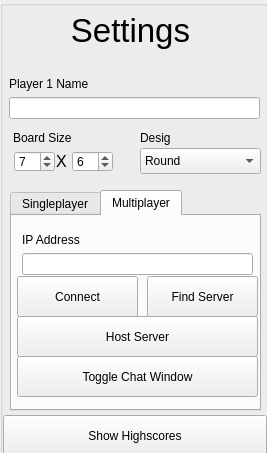
<?xml version="1.0" encoding="UTF-8"?>
<ui version="4.0">
 <class>SettingsWidget</class>
 <widget class="QWidget" name="SettingsWidget">
  <property name="geometry">
   <rect>
    <x>0</x>
    <y>0</y>
    <width>267</width>
    <height>453</height>
   </rect>
  </property>
  <property name="maximumSize">
   <size>
    <width>500</width>
    <height>16777215</height>
   </size>
  </property>
  <property name="windowTitle">
   <string>Form</string>
  </property>
  <widget class="QWidget" name="verticalLayoutWidget">
   <property name="geometry">
    <rect>
     <x>9</x>
     <y>70</y>
     <width>251</width>
     <height>49</height>
    </rect>
   </property>
   <layout class="QVBoxLayout" name="playerOneLayout">
    <property name="spacing">
     <number>0</number>
    </property>
    <item>
     <widget class="QLabel" name="playerOneNameLabel">
      <property name="font">
       <font>
        <family>Helvetica</family>
       </font>
      </property>
      <property name="text">
       <string>Player 1 Name</string>
      </property>
     </widget>
    </item>
    <item>
     <widget class="QLineEdit" name="playerOneName"/>
    </item>
   </layout>
  </widget>
  <widget class="QLabel" name="label_3">
   <property name="geometry">
    <rect>
     <x>13</x>
     <y>127</y>
     <width>121</width>
     <height>21</height>
    </rect>
   </property>
   <property name="font">
    <font>
     <family>Helvetica</family>
    </font>
   </property>
   <property name="text">
    <string>Board Size</string>
   </property>
  </widget>
  <widget class="QLabel" name="label_4">
   <property name="geometry">
    <rect>
     <x>10</x>
     <y>10</y>
     <width>241</width>
     <height>41</height>
    </rect>
   </property>
   <property name="font">
    <font>
     <family>Helvetica</family>
     <pointsize>25</pointsize>
     <kerning>true</kerning>
    </font>
   </property>
   <property name="text">
    <string>Settings</string>
   </property>
   <property name="alignment">
    <set>Qt::AlignCenter</set>
   </property>
  </widget>
  <widget class="QGroupBox" name="groupBox">
   <property name="geometry">
    <rect>
     <x>0</x>
     <y>0</y>
     <width>271</width>
     <height>461</height>
    </rect>
   </property>
   <property name="title">
    <string/>
   </property>
   <widget class="QSpinBox" name="ySize">
    <property name="geometry">
     <rect>
      <x>72</x>
      <y>151</y>
      <width>41</width>
      <height>21</height>
     </rect>
    </property>
    <property name="font">
     <font>
      <family>Helvetica</family>
     </font>
    </property>
    <property name="minimum">
     <number>5</number>
    </property>
    <property name="maximum">
     <number>9</number>
    </property>
    <property name="value">
     <number>6</number>
    </property>
   </widget>
   <widget class="QLabel" name="label_5">
    <property name="geometry">
     <rect>
      <x>51</x>
      <y>151</y>
      <width>21</width>
      <height>21</height>
     </rect>
    </property>
    <property name="font">
     <font>
      <family>Helvetica</family>
      <pointsize>12</pointsize>
     </font>
    </property>
    <property name="text">
     <string>X</string>
    </property>
    <property name="alignment">
     <set>Qt::AlignCenter</set>
    </property>
   </widget>
   <widget class="QSpinBox" name="xSize">
    <property name="geometry">
     <rect>
      <x>14</x>
      <y>151</y>
      <width>41</width>
      <height>21</height>
     </rect>
    </property>
    <property name="font">
     <font>
      <family>Helvetica</family>
     </font>
    </property>
    <property name="minimum">
     <number>5</number>
    </property>
    <property name="maximum">
     <number>9</number>
    </property>
    <property name="value">
     <number>7</number>
    </property>
   </widget>
   <widget class="QComboBox" name="comboBox">
    <property name="geometry">
     <rect>
      <x>140</x>
      <y>148</y>
      <width>121</width>
      <height>26</height>
     </rect>
    </property>
    <property name="font">
     <font>
      <family>Helvetica</family>
     </font>
    </property>
    <item>
     <property name="text">
      <string>Round</string>
     </property>
    </item>
    <item>
     <property name="text">
      <string>Squared</string>
     </property>
    </item>
    <item>
     <property name="text">
      <string>Triangle</string>
     </property>
    </item>
   </widget>
   <widget class="QLabel" name="label_6">
    <property name="geometry">
     <rect>
      <x>140</x>
      <y>127</y>
      <width>121</width>
      <height>21</height>
     </rect>
    </property>
    <property name="font">
     <font>
      <family>Helvetica</family>
     </font>
    </property>
    <property name="text">
     <string>Desig</string>
    </property>
   </widget>
  </widget>
  <widget class="QPushButton" name="highScoreButtonPressed">
   <property name="geometry">
    <rect>
     <x>3</x>
     <y>415</y>
     <width>264</width>
     <height>41</height>
    </rect>
   </property>
   <property name="font">
    <font>
     <family>Helvetica</family>
    </font>
   </property>
   <property name="text">
    <string>Show Highscores</string>
   </property>
  </widget>
  <widget class="QTabWidget" name="tabWidget">
   <property name="geometry">
    <rect>
     <x>10</x>
     <y>190</y>
     <width>251</width>
     <height>221</height>
    </rect>
   </property>
   <property name="font">
    <font>
     <family>Helvetica</family>
    </font>
   </property>
   <property name="tabPosition">
    <enum>QTabWidget::North</enum>
   </property>
   <property name="currentIndex">
    <number>1</number>
   </property>
   <property name="iconSize">
    <size>
     <width>16</width>
     <height>16</height>
    </size>
   </property>
   <property name="elideMode">
    <enum>Qt::ElideNone</enum>
   </property>
   <widget class="QWidget" name="offline">
    <attribute name="title">
     <string>Singleplayer</string>
    </attribute>
    <widget class="QCheckBox" name="aiCheckbox">
     <property name="geometry">
      <rect>
       <x>10</x>
       <y>10</y>
       <width>231</width>
       <height>17</height>
      </rect>
     </property>
     <property name="layoutDirection">
      <enum>Qt::LeftToRight</enum>
     </property>
     <property name="text">
      <string>Use AI</string>
     </property>
    </widget>
    <widget class="QCheckBox" name="aiBeginsCheckbox">
     <property name="enabled">
      <bool>false</bool>
     </property>
     <property name="geometry">
      <rect>
       <x>10</x>
       <y>30</y>
       <width>231</width>
       <height>17</height>
      </rect>
     </property>
     <property name="text">
      <string>AI Begins</string>
     </property>
    </widget>
    <widget class="QPushButton" name="startGameButton">
     <property name="geometry">
      <rect>
       <x>4</x>
       <y>152</y>
       <width>238</width>
       <height>40</height>
      </rect>
     </property>
     <property name="text">
      <string>Start Game</string>
     </property>
    </widget>
    <widget class="QWidget" name="verticalLayoutWidget_2">
     <property name="geometry">
      <rect>
       <x>10</x>
       <y>90</y>
       <width>160</width>
       <height>49</height>
      </rect>
     </property>
     <layout class="QVBoxLayout" name="playerTwoLayout">
      <property name="spacing">
       <number>0</number>
      </property>
      <item>
       <widget class="QLabel" name="playerTwoNameLabel">
        <property name="enabled">
         <bool>true</bool>
        </property>
        <property name="text">
         <string>Player 2 Name</string>
        </property>
       </widget>
      </item>
      <item>
       <widget class="QLineEdit" name="playerTwoName">
        <property name="enabled">
         <bool>true</bool>
        </property>
       </widget>
      </item>
     </layout>
    </widget>
    <widget class="QWidget" name="horizontalLayoutWidget">
     <property name="geometry">
      <rect>
       <x>10</x>
       <y>50</y>
       <width>231</width>
       <height>41</height>
      </rect>
     </property>
     <layout class="QHBoxLayout" name="aiStrengthLayout">
      <item>
       <widget class="QLabel" name="aiStrengthLabel">
        <property name="enabled">
         <bool>false</bool>
        </property>
        <property name="text">
         <string>AI strength</string>
        </property>
       </widget>
      </item>
      <item>
       <widget class="QComboBox" name="aiStrengthComboBox">
        <property name="enabled">
         <bool>false</bool>
        </property>
        <item>
         <property name="text">
          <string>Easy</string>
         </property>
        </item>
        <item>
         <property name="text">
          <string>Medium</string>
         </property>
        </item>
        <item>
         <property name="text">
          <string>Hard</string>
         </property>
        </item>
       </widget>
      </item>
     </layout>
    </widget>
   </widget>
   <widget class="QWidget" name="online">
    <attribute name="title">
     <string>Multiplayer</string>
    </attribute>
    <widget class="QWidget" name="verticalLayoutWidget_3">
     <property name="geometry">
      <rect>
       <x>10</x>
       <y>10</y>
       <width>231</width>
       <height>49</height>
      </rect>
     </property>
     <layout class="QVBoxLayout" name="ipAddressLayout">
      <property name="spacing">
       <number>0</number>
      </property>
      <item>
       <widget class="QLabel" name="ipAddressLabel">
        <property name="enabled">
         <bool>true</bool>
        </property>
        <property name="text">
         <string>IP Address</string>
        </property>
       </widget>
      </item>
      <item>
       <widget class="QLineEdit" name="ipAddress">
        <property name="enabled">
         <bool>true</bool>
        </property>
       </widget>
      </item>
     </layout>
    </widget>
    <widget class="QPushButton" name="connectButton">
     <property name="geometry">
      <rect>
       <x>5</x>
       <y>60</y>
       <width>121</width>
       <height>41</height>
      </rect>
     </property>
     <property name="text">
      <string>Connect</string>
     </property>
    </widget>
    <widget class="QPushButton" name="hostServerButton">
     <property name="geometry">
      <rect>
       <x>5</x>
       <y>100</y>
       <width>241</width>
       <height>41</height>
      </rect>
     </property>
     <property name="text">
      <string>Host Server</string>
     </property>
    </widget>
    <widget class="QPushButton" name="showChatButton">
     <property name="geometry">
      <rect>
       <x>5</x>
       <y>140</y>
       <width>241</width>
       <height>41</height>
      </rect>
     </property>
     <property name="text">
      <string>Toggle Chat Window</string>
     </property>
    </widget>
    <widget class="QPushButton" name="findServerButton">
     <property name="geometry">
      <rect>
       <x>135</x>
       <y>60</y>
       <width>111</width>
       <height>41</height>
      </rect>
     </property>
     <property name="text">
      <string>Find Server</string>
     </property>
    </widget>
   </widget>
  </widget>
  <zorder>groupBox</zorder>
  <zorder>verticalLayoutWidget</zorder>
  <zorder>label_3</zorder>
  <zorder>label_4</zorder>
  <zorder>highScoreButtonPressed</zorder>
  <zorder>tabWidget</zorder>
 </widget>
 <resources/>
 <connections/>
</ui>
